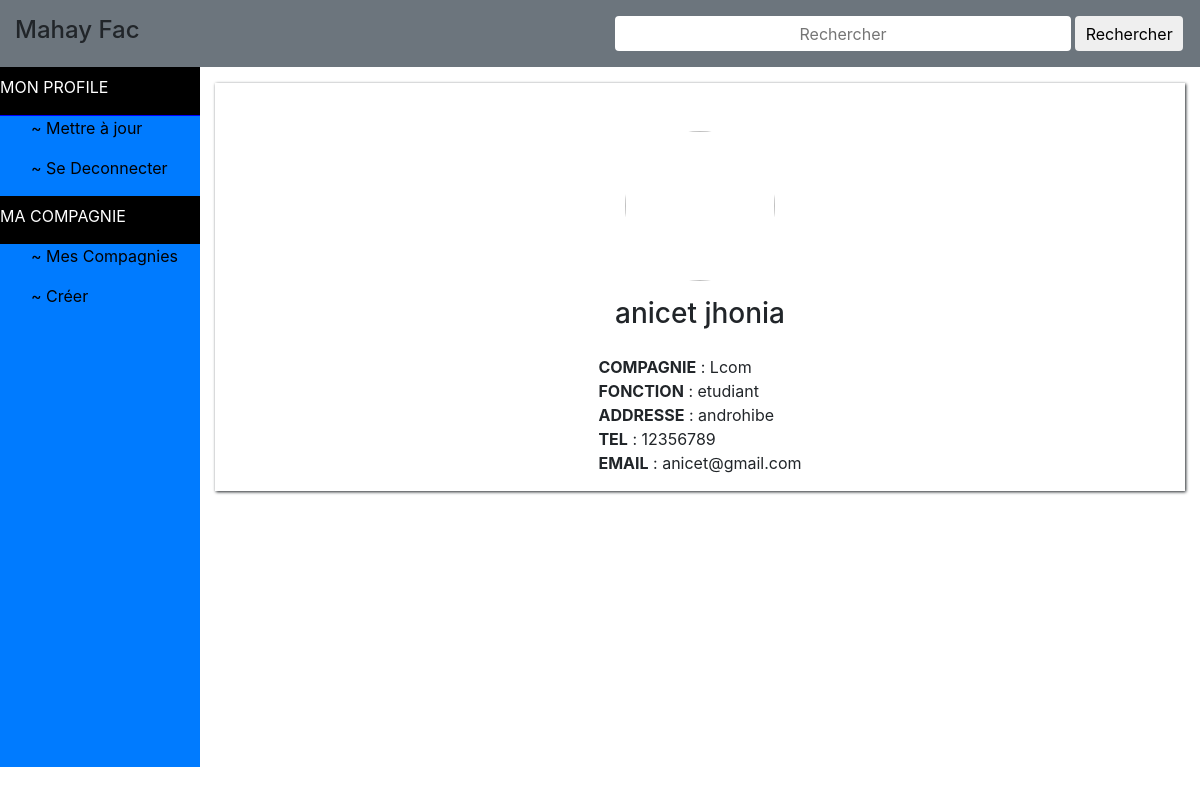
/profile/ (signed in), run on the app's committed database.
### app/models.py (models this page shows)
class User(models.Model):
    first_name = models.CharField(max_length=50)
    last_name = models.CharField(max_length=50)
    picture = models.FileField(upload_to='static/media/images/user/')
    gender = models.CharField(max_length=6, choices=gender_choice, default='male')
    company = models.CharField(max_length=50)
    function = models.CharField(max_length=50)
    address = models.CharField(max_length=50)
    tel = models.IntegerField(max_length=15)
    mail = models.EmailField(max_length=50)
    password = models.CharField(max_length=200)
    repeate = models.CharField(max_length=200)

### app/views.py (the view, shortened to what this page needs)
# urls.py: re_path(r'^profile/$', app.views.profile, name='profile'),
def profile(request):
    try:
        session_id = request.session['id']
        user = User.objects.get(id=session_id)
        first_name = user.first_name
        last_name = user.last_name
        user_gender = user.gender
        user_company = user.company
        user_function = user.function
        user_address = user.address
        user_tel = user.tel
        user_mail = user.mail
        user_picture = str(user.picture).split('/')[-1]
        if request.GET:
            if 'update' in request.GET:
                return render(request, 'tab/profile_update.html', locals())
            elif 'logout' in request.GET:
                del request.session['id']
                return redirect('authentification')
            else:
                return render(request, 'tab/profile.html', locals())
        else:
            return render(request, 'tab/profile.html', locals())
    except KeyError:
        return redirect(auth)

### app/templates/tab/profile.html (shortened to what this page needs)
{% extends 'base.html' %}
{% load static %}
{% block content %}
    <div class="col-10 justify-content-center " >
        <div style="border:none;box-shadow:1px 1px 3px" class="mt-3">
            <div class="row justify-content-center">
                <img src="{% static 'media/images/user/' %}{{ user_picture}}" class="rounded-circle mt-5" style="width:150px;height:150px">
            </div>
            <div class="row mt-3 justify-content-center">
                <h3>
                    {{ first_name }} {{ last_name }}
                </h3>
            </div>
            <div class="row mt-3 justify-content-center">
                <p>
                    <b> COMPAGNIE</b> : {{ user_company }} <br>
                    <b> FONCTION</b> : {{ user_function }} <br>
                    <b> ADDRESSE</b> : {{ user_address }} <br>
                    <b> TEL</b> :    {{ user_tel }} <br>
                    <b> EMAIL</b> : {{ user_mail }} <br>
                </p>
            </div>
        </div>
    </div>
{% endblock %}

### data on the page
User: first_name "anicet", last_name "jhonia", company "Lcom", function "etudiant", address "androhibe", mail "anicet@gmail.com"

### other printed values
{{ user_tel }} "12356789"
